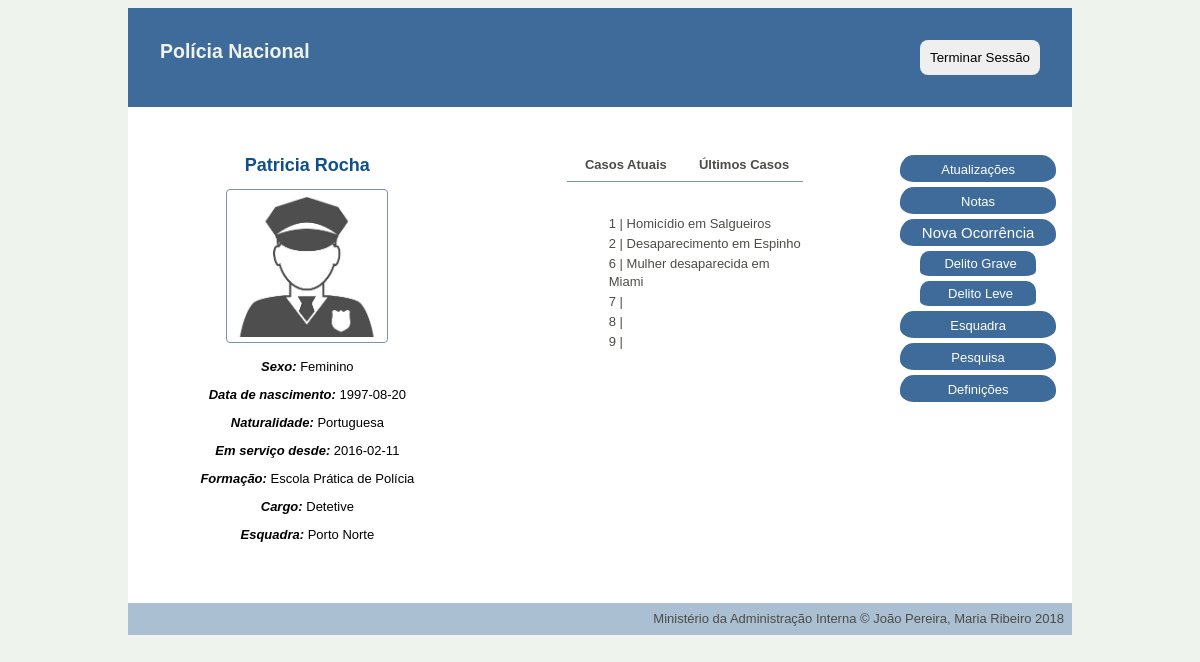
Before: /pages/main.php (signed in) with the older database file.
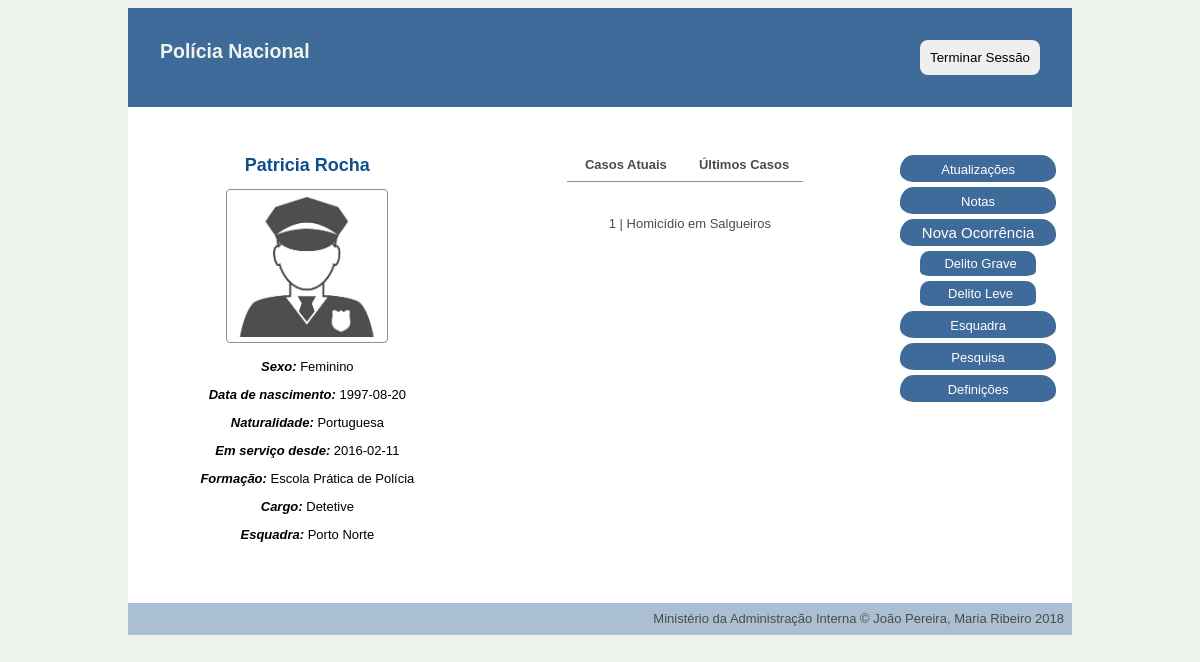
After: the same page with the newer database file.
### tables this page shows
CREATE TABLE personnel (
    username VARCHAR PRIMARY KEY,
    password VARCHAR NOT NULL,
    email VARCHAR(320) NOT NULL, -- 64 characters for local part + @ + 255 for domain name
    fullname VARCHAR(128) NOT NULL,
    gender VARCHAR NOT NULL,
    birthdate date NOT NULL,
    naturality VARCHAR NOT NULL,
    start_service date NOT NULL,
    school VARCHAR REFERENCES schools NOT NULL,
    position VARCHAR REFERENCES positions NOT NULL,
    station INTEGER REFERENCES stations,
    profile_pic VARCHAR
);

CREATE TABLE stations (
    id INTEGER PRIMARY KEY,
    name VARCHAR NOT NULL,
    city VARCHAR NOT NULL,
    adress VARCHAR NOT NULL,
    chief VARCHAR REFERENCES personnel
);

CREATE TABLE occurrences (
    id INTEGER PRIMARY KEY,
    type integer REFERENCES occ_type NOT NULL,
    title VARCHAR NOT NULL,
    chief_detective VARCHAR REFERENCES personnel,
    state VARCHAR REFERENCES states NOT NULL ,
    oppening_date date NOT NULL,
    location VARCHAR NOT NULL,
    description VARCHAR NOT NULL,
    station VARCHAR REFERENCES stations NOT NULL
);

### database/connection.php (called while the page is built, shortened)
<?php $db = new PDO('sqlite:../database/database.db');
function getUserByUsername($username) {
  global $db;
  $query = $db->prepare('SELECT * FROM personnel WHERE username = ?');
  $query->execute(array($username));
  return $query->fetch();
}
function GetOccurrencesByUsernameAndMinorOccurrences($username,$station) {
  global $db;
  $query = $db->prepare('SELECT distinct occurrences.* FROM occurrences JOIN occ_type ON occurrences.type = occ_type.id LEFT JOIN works ON occurrences.id = works.id_occurrence WHERE (username_personnel=? OR (station=? AND relevance=1)) OR chief_detective=?');
  $query->execute([$username,$station,$username]);
  return $query->fetchAll();
}
function GetStationByID($id){
  global $db;
  $query = $db->prepare('SELECT * FROM stations WHERE id = ?');
  $query->execute([$id]);
  return $query->fetch();
}

### pages/main.php (the view, shortened to what this page needs)
 <?php
include_once('../database/connection.php');
$username = $_SESSION['username'];
?>
<!DOCTYPE html>
<html>
<head>
    <link href="../css/style.css" rel="stylesheet">
    <link href="../css/layout.css" rel="stylesheet">
</head>
<div class="container">
<?php include_once('../common/header_aside.php'); ?>
<body>
    <div id="left">
        <h1><?php echo $user['fullname']?></h1>
        <p> <?php if (isset($user['profile_pic'])) { ?>
            <img src="../profile_pic/<?=$username?>.jpg">
        <?php }else{?>
            <img src="../profile_pic/default/avatar.jpg">
        <?php }?></p>
        <p> <i> Sexo: </i> <?php echo $user['gender'] ?></p>
        <p> <i> Data de nascimento: </i> <?php echo $user['birthdate'] ?>  </p>
        <p> <i> Naturalidade:  </i><?php echo $user['naturality'] ?> </p>
        <p> <i> Em serviço desde: </i> <?php echo $user['start_service'] ?> </p>
        <p> <i> Formação: </i> <?php echo $user['school'] ?> </p>
        <p> <i> Cargo:  </i><?php echo $user['position'] ?> </p>
        <?php if ($user['position']!="Diretor Nacional"){?>
            <p> <i> Esquadra: </i> <?php echo $station['name'] ?></a></p>
        <?php } ?>
    </div>
    <?php if ($user['position']=='Diretor Nacional'){
        $occurrences=GetAllOccurrences();
    }elseif ($user['position']=='Chefe de Esquadra'){
        $occurrences=GetOccurrencesByStation($station['id']);
    }elseif ($user['position']=='Detetive'){
        $occurrences=GetOccurrencesByUsernameAndMinorOccurrences($username,$station['id']);
    }elseif ($user['position']=='Polícia'){
        $occurrences=GetOccurrencesByUsername($username);
    }
    if (!empty($occurrences)) { ?>
       <div id="right">
                <ul id="tab">
                    <li><a href="main.php">Casos Atuais</a></li>
                    <li><a href="main.php?work=past">Últimos Casos</a></li>
                </ul>
            <?php if (isset($work)) { ?>
                <div id="past_work">
                    <ul>
                        <?php foreach($occurrences as $occurrence) { ?>
                            <?php if ($occurrence['state']=='Fechado' or $occurrence['state']=='Arquivado') { ?>
                                <?php echo "<div id='each'> <li> <a href='single_occurrence.php?id=" . $occurrence['id'] . "'>" . $occurrence['id'] . " | " . $occurrence['title'] . "</a></li> </div>" ; ?>                             <? } ?>
                            <? } ?>
                    </ul>
                </div>
            <?php } else { ?>
                <div id="current_work">
                    <ul>
                        <?php foreach($occurrences as $occurrence) { ?>
                            <?php if ($occurrence['state']=='Aberto') {?>
                                <?php echo "<div id='each'> <li><a href='single_occurrence.php?id=" . $occurrence['id'] . "'>" . $occurrence['id'] . " | " . $occurrence['title'] . "</a></li> </div>" ; ?>
                            <? } ?>
                        <? } ?>
                    </ul>
                </div>
            <? } ?>
        </div>
    <? } ?>
</body>
<?php include_once('../common/footer.php'); ?>
</div>
</html>

### common/header_aside.php (shortened to what this page needs)
<?php
include_once('../database/connection.php');
$user = getUserByUsername($username);
if (!isset($station)){
    $station=GetStationByID($user['station']);
}
?>
<!DOCTYPE html>
<html lang="en-US">
    <header class="header">
        <div class='title'> <a href="main.php"><h2>Polícia Nacional</h2></a></div>
        <div class='log_out'> <button type="log_out" onclick="location.href='../actions/action_log_out.php'">Terminar Sessão</button> </div>
    </header>
    <aside class="right_bar">
        <ul>
            <li><a href="updates.php">Atualizações</a></li>
            <li><a href="notes.php">Notas</a></li>
            <?php if ($user['position']!="Diretor Nacional"){?>
                <li> Nova Ocorrência </li>
                <ul>
                    <?php if ($user['position']!="Polícia"){?>
                        <li id="sub_list"><a href="new_occurrence.php?relevance=2"> Delito Grave </a></li>
                    <?php } ?>
                        <li id="sub_list"><a href="new_occurrence.php?relevance=1"> Delito Leve </a></li>
                </ul>
            <?php }?>
            <?php if ($user['position']!="Diretor Nacional"){?>
                <li><a href="station.php?station=<?=$station['id']?>">Esquadra</a></li>
            <?php } ?>
            <li><a href="search.php">Pesquisa</a></li>
            <li> <a href="main.php?definitions=1"> Definições </a> </li>
        </ul>
    </aside>
</html>

### common/footer.php
<footer class=footer>
        <p> Ministério da Administração Interna &copy; João Pereira, Maria Ribeiro 2018</p>
</footer>

### css/style.css (style rules this page uses)
html { background-color:#EEF4ED; margin:auto; width: 80%; font-family: Arial, Helvetica, sans-serif; }
img { border: 1px solid #7A93AC; border-radius: 4px; padding: 5px; width: 150px; }
header { background-color: rgb(62, 107, 153); padding: 2em; }
header a { color: #EEF4ED; text-decoration: none; }
.title a h2 { padding:0; margin:0; }
.log_out { text-align:right; }
.log_out button { padding:10px; display: inline-block; border-radius: 8px; border: none; }
footer { background-color:rgb(171, 191, 211); padding: 0.5em; height: 1em; position: relative; }
footer p { margin: 0; text-align: right; font-size: small; font-family: Helvetica; color: #4C4C47; }
.right_bar { margin-left:1em; margin-right:1em; padding-top:3em; padding-bottom:3em; position: relative; color: white; }
.right_bar ul { margin:0; padding: 0; }
li { list-style-type: none; }
.right_bar li { background-color: rgb(62, 107, 153); text-align: center; font-size: 15px; padding: 5px 0; border-bottom: 5px solid white; border-radius: 1em; border-left: 1px solid white; }
#sub_list { margin-left: 2em; margin-right:2em; }
.right_bar a { color: white; }
#sub_list { text-indent: 5px; font-size:10px; }
a { color: black; text-decoration: none; font-size: small; }
#left { padding:3em; text-align:center; }
#right { padding:3em; }
#right li a { color: #4C4C47; }
h1 { margin:0; margin-bottom:0.5em; font-size: large; color: rgb(16, 79, 141); }
p { font-size: small; }
#tab { margin: 0; padding-top: 0; padding-bottom: 0.5em; padding-left: 0; margin-right: 2em; margin-left: 2em; border-bottom-style: solid; border-width: 0.5px; border-color:#7A93AC; text-align: center; font-weight: bold; }
#current_work { margin:2em; }
#each { padding: 0; margin:2px; }
i { font-weight: bold; }

### css/layout.css (style rules this page uses)
.header { grid-area: header; }
.right_bar { grid-area: right_bar; }
.footer { grid-area: footer; }
.container { display: grid; background-color:white; grid-template-columns: 38% 42% 20% ; grid-template-areas: 'header header header' 'body body right_bar' 'footer footer footer'; }
.title { grid-area: title; }
.log_out { grid-area: log_out; }
.header { display: grid; grid-template-areas: 'title log_out'; }
#tab { display: flex; flex-direction: row; }
#tab li { display: block; flex: 1; }

Changed rows visible on the page:
no longer on this page (row edited): occurrences: id "2", title "Desaparecimento em Espinho"
removed occurrences: id "6", title "Mulher desaparecida em Miami"
removed occurrences: id "7"
removed occurrences: id "8"
removed occurrences: id "9"
